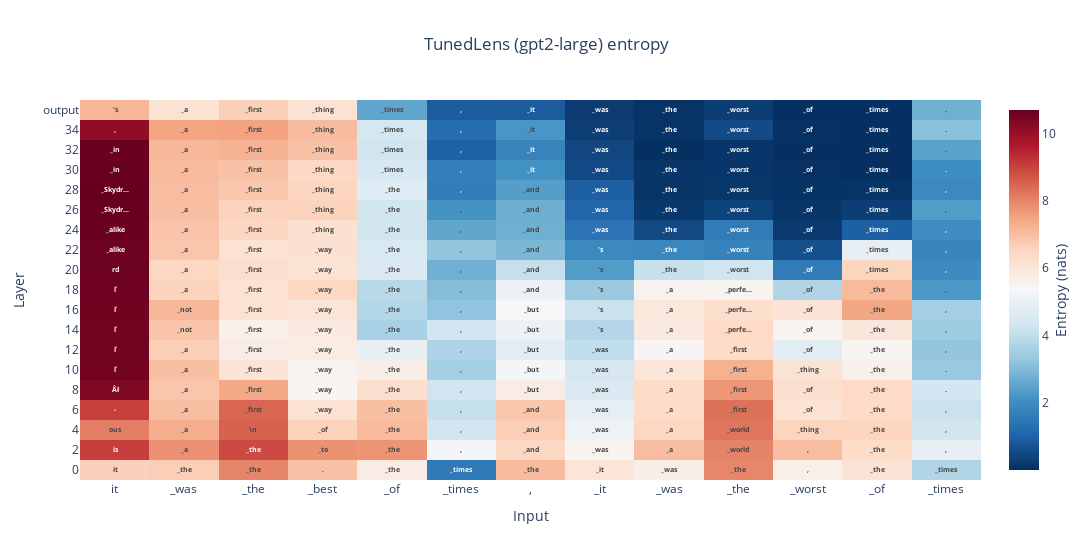
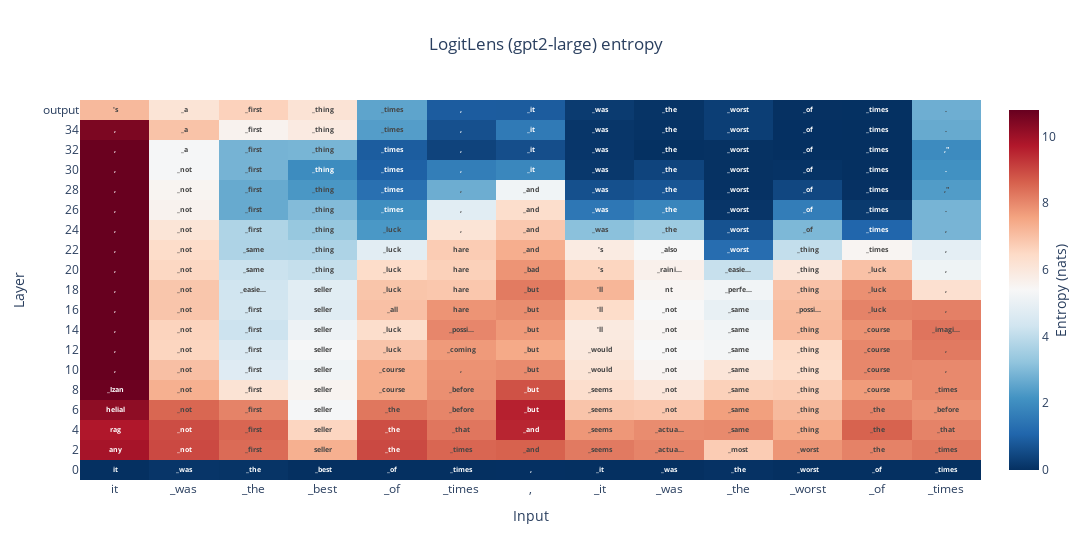
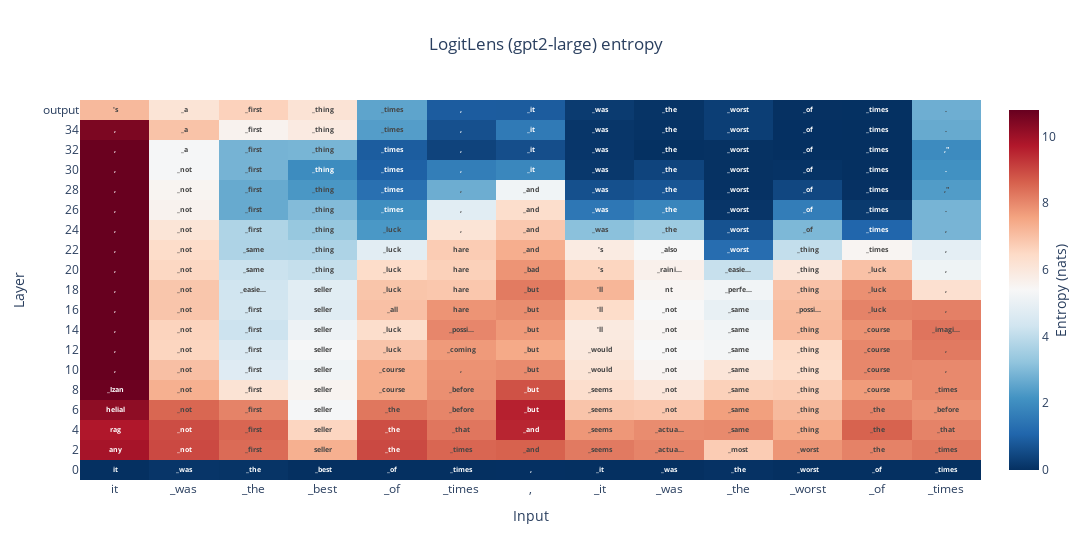

The notebook cell these images were saved under, in order:
### Code cell
from tuned_lens.plotting import PredictionTrajectory
import ipywidgets as widgets
from plotly import graph_objects as go


def make_plot(lens, text, layer_stride, statistic, token_range):
    input_ids = tokenizer.encode(text)
    targets = input_ids[1:] + [tokenizer.eos_token_id]

    if len(input_ids) == 0:
        return widgets.Text("Please enter some text.")
    
    if (token_range[0] == token_range[1]):
        return widgets.Text("Please provide valid token range.")
    pred_traj = PredictionTrajectory.from_lens_and_model(
        lens=lens,
        model=model,
        input_ids=input_ids,
        tokenizer=tokenizer,
        targets=targets,
    ).slice_sequence(slice(*token_range))

    return getattr(pred_traj, statistic)().stride(layer_stride).figure(
        title=f"{lens.__class__.__name__} ({model.name_or_path}) {statistic}",
    )

style = {'description_width': 'initial'}
statistic_wdg = widgets.Dropdown(
    options=[
        ('Entropy', 'entropy'),
        ('Cross Entropy', 'cross_entropy'),
        ('Forward KL', 'forward_kl'),
    ],
    description='Select Statistic:',
    style=style,
)
text_wdg = widgets.Textarea(
    description="Input Text",
    value="it was the best of times, it was the worst of times",
)
lens_wdg = widgets.Dropdown(
    options=[('Tuned Lens', tuned_lens), ('Logit Lens', logit_lens)],
    description='Select Lens:',
    style=style,
)

layer_stride_wdg = widgets.BoundedIntText(
    value=2,
    min=1,
    max=10,
    step=1,
    description='Layer Stride:',
    disabled=False
)

token_range_wdg = widgets.IntRangeSlider(
    description='Token Range',
    min=0,
    max=1,
    step=1,
    style=style,
)


def update_token_range(*args):
    token_range_wdg.max = len(tokenizer.encode(text_wdg.value))

update_token_range()

token_range_wdg.value = [0, token_range_wdg.max]
text_wdg.observe(update_token_range, 'value')

interact = widgets.interact.options(manual_name='Run Lens', manual=True)

plot = interact(
    make_plot,
    text=text_wdg,
    statistic=statistic_wdg,
    lens=lens_wdg,
    layer_stride=layer_stride_wdg,
    token_range=token_range_wdg,
)

### Figure 1 — Plotly figure (JSON) as saved in the notebook; plotly's stock layout.template omitted (floating-point values rounded to 4 significant figures; data arrays with more than 128 entries replaced by an {"elided": "..."} marker saying what was removed)
{"data": [{"colorbar": {"title": {"side": "right", "text": "Entropy (nats)"}}, "colorscale": [[0, "rgb(5,48,97)"], [0.1, "rgb(33,102,172)"], [0.2, "rgb(67,147,195)"], [0.3, "rgb(146,197,222)"], [0.4, "rgb(209,229,240)"], [0.5, "rgb(247,247,247)"], [0.6, "rgb(253,219,199)"], [0.7, "rgb(244,165,130)"], [0.8, "rgb(214,96,77)"], [0.9, "rgb(178,24,43)"], [1, "rgb(103,0,31)"]], "customdata": {"elided": "19x13x20 str values"}, "hoverlabel": {"bgcolor": "rgb(42, 42, 50)", "font": {"family": "Monospace"}}, "hovertemplate": "%{customdata[0]}%{customdata[1]}<br>%{customdata[2]}%{customdata[3]}<br>%{customdata[4]}%{customdata[5]}<br>%{customdata[6]}%{customdata[7]}<br>%{customdata[8]}%{customdata[9]}<br>%{customdata[10]}%{customdata[11]}<br>%{customdata[12]}%{customdata[13]}<br>%{customdata[14]}%{customdata[15]}<br>%{customdata[16]}%{customdata[17]}<br>%{customdata[18]}%{customdata[19]}<br><extra></extra>", "text": {"elided": "19x13 str values"}, "texttemplate": "<b>%{text}</b>", "type": "heatmap", "x": ["it", "_was", "_the", "_best", "_of", "_times", ",", "_it", "_was", "_the", "_worst", "_of", "_times"], "y": ["0", "2", "4", "6", "8", "10", "12", "14", "16", "18", "20", "22", "24", "26", "28", "30", "32", "34", "output"], "z": {"elided": "19x13 float values"}, "zmax": 10.7, "zmin": 0.002306}], "layout": {"title": {"text": "TunedLens (gpt2-large) entropy", "x": 0.5}, "width": 1240, "xaxis": {"title": {"text": "Input"}}, "yaxis": {"title": {"text": "Layer"}}}}

### Figure 2 — Plotly figure (JSON) as saved in the notebook; plotly's stock layout.template omitted (floating-point values rounded to 4 significant figures; data arrays with more than 128 entries replaced by an {"elided": "..."} marker saying what was removed)
{"data": [{"colorbar": {"title": {"side": "right", "text": "Entropy (nats)"}}, "colorscale": [[0, "rgb(5,48,97)"], [0.1, "rgb(33,102,172)"], [0.2, "rgb(67,147,195)"], [0.3, "rgb(146,197,222)"], [0.4, "rgb(209,229,240)"], [0.5, "rgb(247,247,247)"], [0.6, "rgb(253,219,199)"], [0.7, "rgb(244,165,130)"], [0.8, "rgb(214,96,77)"], [0.9, "rgb(178,24,43)"], [1, "rgb(103,0,31)"]], "customdata": {"elided": "19x13x20 str values"}, "hoverlabel": {"bgcolor": "rgb(42, 42, 50)", "font": {"family": "Monospace"}}, "hovertemplate": "%{customdata[0]}%{customdata[1]}<br>%{customdata[2]}%{customdata[3]}<br>%{customdata[4]}%{customdata[5]}<br>%{customdata[6]}%{customdata[7]}<br>%{customdata[8]}%{customdata[9]}<br>%{customdata[10]}%{customdata[11]}<br>%{customdata[12]}%{customdata[13]}<br>%{customdata[14]}%{customdata[15]}<br>%{customdata[16]}%{customdata[17]}<br>%{customdata[18]}%{customdata[19]}<br><extra></extra>", "text": {"elided": "19x13 str values"}, "texttemplate": "<b>%{text}</b>", "type": "heatmap", "x": ["it", "_was", "_the", "_best", "_of", "_times", ",", "_it", "_was", "_the", "_worst", "_of", "_times"], "y": ["0", "2", "4", "6", "8", "10", "12", "14", "16", "18", "20", "22", "24", "26", "28", "30", "32", "34", "output"], "z": {"elided": "19x13 float values"}, "zmax": 10.79, "zmin": 1.709e-06}], "layout": {"title": {"text": "LogitLens (gpt2-large) entropy", "x": 0.5}, "width": 1240, "xaxis": {"title": {"text": "Input"}}, "yaxis": {"title": {"text": "Layer"}}}}

### Figure 3 — Plotly figure (JSON) as saved in the notebook; plotly's stock layout.template omitted (floating-point values rounded to 4 significant figures; data arrays with more than 128 entries replaced by an {"elided": "..."} marker saying what was removed)
{"data": [{"colorbar": {"title": {"side": "right", "text": "Entropy (nats)"}}, "colorscale": [[0, "rgb(5,48,97)"], [0.1, "rgb(33,102,172)"], [0.2, "rgb(67,147,195)"], [0.3, "rgb(146,197,222)"], [0.4, "rgb(209,229,240)"], [0.5, "rgb(247,247,247)"], [0.6, "rgb(253,219,199)"], [0.7, "rgb(244,165,130)"], [0.8, "rgb(214,96,77)"], [0.9, "rgb(178,24,43)"], [1, "rgb(103,0,31)"]], "customdata": {"elided": "19x13x20 str values"}, "hoverlabel": {"bgcolor": "rgb(42, 42, 50)", "font": {"family": "Monospace"}}, "hovertemplate": "%{customdata[0]}%{customdata[1]}<br>%{customdata[2]}%{customdata[3]}<br>%{customdata[4]}%{customdata[5]}<br>%{customdata[6]}%{customdata[7]}<br>%{customdata[8]}%{customdata[9]}<br>%{customdata[10]}%{customdata[11]}<br>%{customdata[12]}%{customdata[13]}<br>%{customdata[14]}%{customdata[15]}<br>%{customdata[16]}%{customdata[17]}<br>%{customdata[18]}%{customdata[19]}<br><extra></extra>", "text": {"elided": "19x13 str values"}, "texttemplate": "<b>%{text}</b>", "type": "heatmap", "x": ["it", "_was", "_the", "_best", "_of", "_times", ",", "_it", "_was", "_the", "_worst", "_of", "_times"], "y": ["0", "2", "4", "6", "8", "10", "12", "14", "16", "18", "20", "22", "24", "26", "28", "30", "32", "34", "output"], "z": {"elided": "19x13 float values"}, "zmax": 10.79, "zmin": 1.709e-06}], "layout": {"title": {"text": "LogitLens (gpt2-large) entropy", "x": 0.5}, "width": 1240, "xaxis": {"title": {"text": "Input"}}, "yaxis": {"title": {"text": "Layer"}}}}
